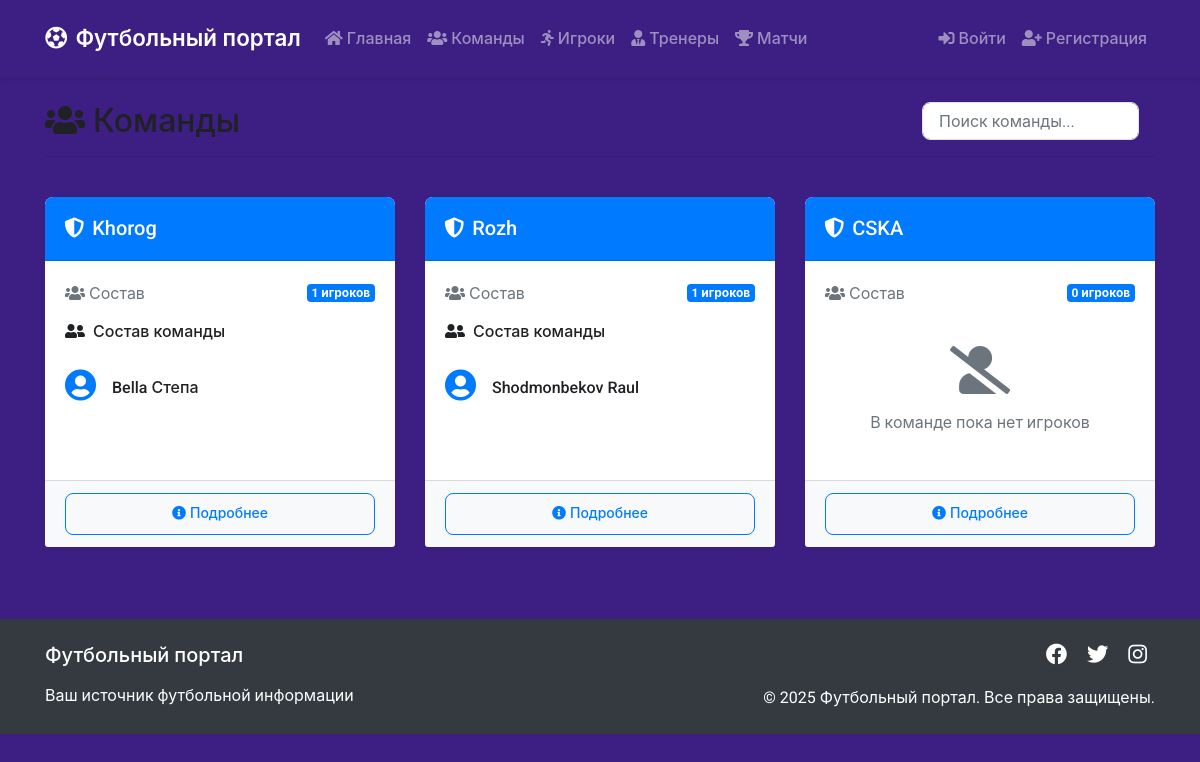
The page /teams on the database its author committed.
### app.py (models this page shows, shortened)
class Team(db.Model):
    team_id = db.Column(db.Integer, primary_key=True)
    team_name = db.Column(db.String(100), nullable=False)
    players = db.relationship('Player', backref='team', lazy=True)

class Player(db.Model):
    player_id = db.Column(db.Integer, primary_key=True)
    first_name = db.Column(db.String(50), nullable=False)
    last_name = db.Column(db.String(50), nullable=False)
    birth_date = db.Column(db.Date, nullable=False)
    position = db.Column(db.String(50), nullable=False)
    team_id = db.Column(db.Integer, db.ForeignKey('team.team_id'), nullable=False)

### app.py (the view)
@app.route('/teams')
def teams():
    teams = Team.query.all()
    return render_template('teams.html', title='Команды', teams=teams)

### templates/teams.html (shortened to what this page needs)
{% extends "base.html" %}
{% block content %}
<div class="row mb-4">
    <div class="col-12">
        <div class="d-flex justify-content-between align-items-center">
            <h2 class="mb-0">
                <i class="fas fa-users mr-2"></i>Команды
            </h2>
            <div class="d-flex align-items-center">
                <div class="search-box mr-3">
                    <input type="text" class="form-control" id="teamSearch" placeholder="Поиск команды...">
                </div>
            </div>
        </div>
        <hr class="mt-3">
    </div>
</div>
<div class="row" id="teamsContainer">
    {% if teams %}
        {% for team in teams %}
            <div class="col-md-4 mb-4 team-card">
                <div class="card h-100 shadow-sm">
                    <div class="card-header bg-primary text-white">
                        <h5 class="mb-0 d-flex align-items-center">
                            <i class="fas fa-shield-alt mr-2"></i>
                            {{ team.team_name }}
                        </h5>
                    </div>
                    <div class="card-body">
                        <div class="team-stats mb-3">
                            <div class="d-flex justify-content-between align-items-center">
                                <span class="text-muted">
                                    <i class="fas fa-users mr-1"></i>Состав
                                </span>
                                <span class="badge badge-primary">{{ team.players|length }} игроков</span>
                            </div>
                        </div>
                        {% if team.players %}
                            <div class="team-players">
                                <h6 class="mb-3">
                                    <i class="fas fa-user-friends mr-2"></i>Состав команды
                                </h6>
                                <div class="list-group list-group-flush">
                                    {% for player in team.players[:5] %}
                                        <div class="list-group-item px-0">
                                            <div class="d-flex align-items-center">
                                                <div class="player-avatar mr-3">
                                                    <i class="fas fa-user-circle fa-2x text-primary"></i>
                                                </div>
                                                <div class="player-info">
                                                    <h6 class="mb-0">{{ player.last_name }} {{ player.first_name }}</h6>
                                                </div>
                                            </div>
                                        </div>
                                    {% endfor %}
                                </div>
                            </div>
                        {% else %}
                            <div class="text-center text-muted py-4">
                                <i class="fas fa-user-slash fa-3x mb-3"></i>
                                <p class="mb-0">В команде пока нет игроков</p>
                            </div>
                        {% endif %}
                    </div>
                    <div class="card-footer bg-light">
                        <button class="btn btn-outline-primary btn-sm btn-block">
                            <i class="fas fa-info-circle mr-1"></i>Подробнее
                        </button>
                    </div>
                </div>
            </div>
        {% endfor %}
    {% endif %}
</div>
{% endblock %}

### static/css/main.css (style rules this page uses)
:root { --primary-color: #1a73e8; --secondary-color: #34a853; --background-color: #3d1f83; --text-color: #202124; --border-radius: 8px; --transition-speed: 0.3s; }
body { font-family: 'Roboto', -apple-system, BlinkMacSystemFont, 'Segoe UI', Arial, sans-serif; color: var(--text-color); background-color: var(--background-color); line-height: 1.6; }
.card { border: none; box-shadow: 0 2px 8px rgba(0,0,0,0.1); border-radius: var(--border-radius); transition: transform var(--transition-speed); }
.card-header { border-top-left-radius: var(--border-radius) !important; border-top-right-radius: var(--border-radius) !important; background: var(--primary-color); padding: 1.2rem; }
.form-control { border-radius: var(--border-radius); padding: 0.75rem 1rem; border: 1px solid #e0e0e0; transition: border-color var(--transition-speed), box-shadow var(--transition-speed); }
.btn { padding: 0.6rem 1.5rem; font-weight: 500; border-radius: var(--border-radius); transition: all var(--transition-speed); }

### rows shown on the page
Team: team_name "Khorog", players|length "1"
Player: last_name "Bella", first_name "Степа"
Team: team_name "Rozh", players|length "1"
Player: last_name "Shodmonbekov", first_name "Raul"
Team: team_name "CSKA", players|length "0", shows "В команде пока нет игроков"
